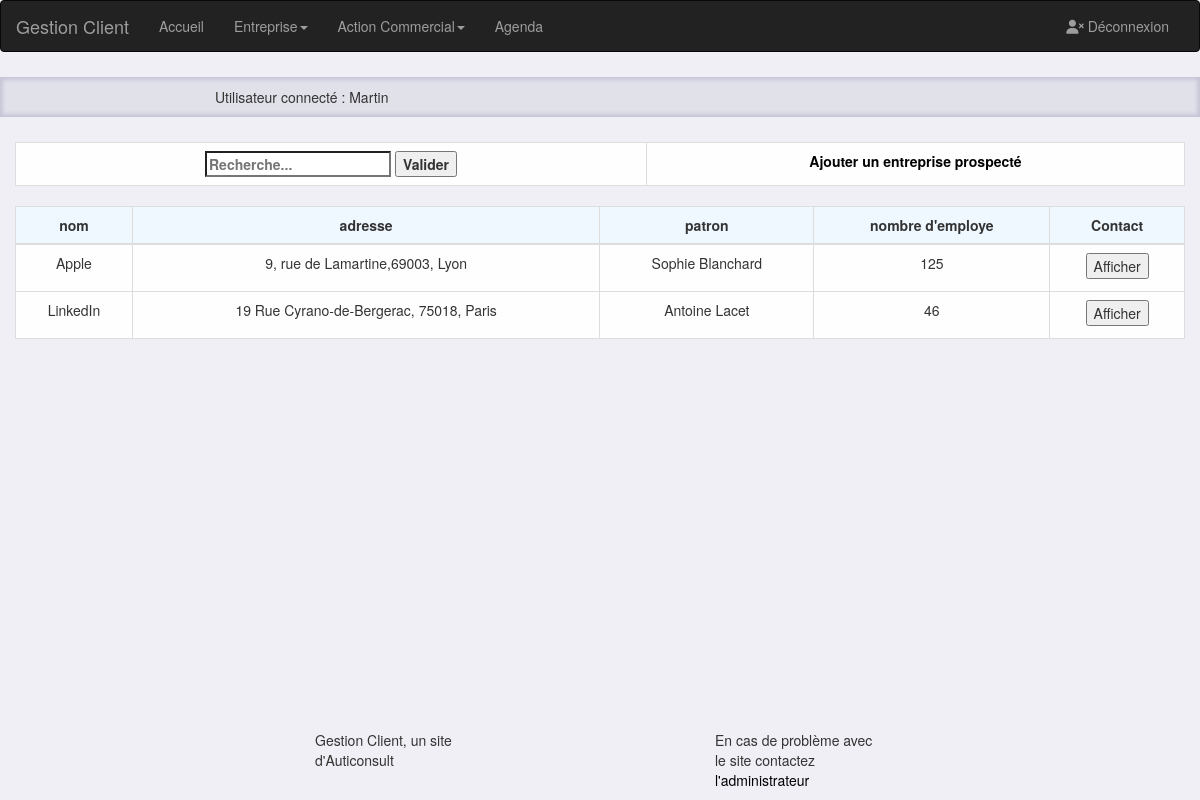
Page /index.php?prospect (signed in) on the committed database.
### tables this page shows
CREATE TABLE IF NOT EXISTS `tb_entreprise` (
  `ntr_id` int(11) NOT NULL AUTO_INCREMENT,
  `nom` varchar(20) NOT NULL,
  `ntr_adress` text NOT NULL,
  `ntr_boss` varchar(200) NOT NULL,
  `ntr_nbEmploye` int(11) NOT NULL,
  `ntr_client` tinyint(1) NOT NULL,
  `ntr_mpl_id` int(11) NOT NULL,
  PRIMARY KEY (`ntr_id`)
);

### controleur/prospect.inc.php (called while the page is built, shortened)
<?php
    include_once ("modele/prospect.lib.php");
    $prospect = selectionProspect();
    include_once ("vue/navbar.inc.php");
    include_once ("vue/prospect.inc.php");
    include_once ("vue/footer.inc.php");
?>

### modele/prospect.lib.php (called while the page is built, shortened)
<?php
    function selectionProspect(){
        global $pdo;
        $idlog = $_SESSION['id'];
        $req = $pdo -> prepare('Select * from tb_entreprise where ntr_client = 0 and ntr_mpl_id = '.$idlog.' order by nom asc  ');
        $req->execute(array($_SESSION['login']));
        if(isset($_POST['q']) AND !empty($_POST['q'])) {
            $q = htmlspecialchars($_POST['q']);
            $prospect = $pdo->query('Select * FROM tb_entreprise where ntr_client = 0 AND nom LIKE "%'.$q.'%" and ntr_mpl_id = '.$idlog.'  ORDER BY nom ASC');
            return $prospect;
        }if(isset($_POST['entreprise']) AND !empty($_POST['entreprise'])) {
            $q = htmlspecialchars($_POST['entreprise']);
            $client = $pdo->query('Select * FROM tb_entreprise where ntr_client = 0 AND ntr_id LIKE "%'.$q.'%" and ntr_mpl_id = '.$idlog.'  ORDER BY nom ASC');
            return $client;
        }
        else{
            $prospect = $req->fetchAll();
            return $prospect;
        }
    }
?>

### vue/prospect.inc.php (the view, shortened to what this page needs)
<div class="container">
    <div class="row">
        <div class="table-responsive">
            <table class="table table-hover table-bordered table-color">
                <form action="index.php?prospect" method="post">
                    <tr>
                        <th scope="col">
                           <input type="search" name="q" placeholder="Recherche..." />
                            <input type="submit" value="Valider" />
                        </th>
                        <th scope="col">
                            <a href="index.php?ajoutclient">Ajouter un entreprise prospecté</a>
                        </th>
                    </tr>
                </form>
            </table>
        </div>
    </div>
</div>
<div class="container">
    <div class="row">
        <div class="table-responsive">
            <table class="table table-hover table-bordered table-color">
               <thead>
                    <tr bgcolor="#f0f8ff">
                        <th>nom</th>
                        <th scope="col">adresse</th>
                        <th align="center">patron</th>
                        <th align="center">nombre d'employe</th>
                        <th align="center">Contact</th>
                    </tr>
                </thead>
                <tbody>
                    <?php
                    foreach ($prospect as $prospect){
                        if (isset($prospect->nsc_frm_id)){
                        }
                        else {
                            ?><form  action="index.php?prospect" method="post">
                            <tr>
                                <td align="center">
                                    <p><?php echo $prospect->nom; ?></p>
                                </td>
                                <td align="center">
                                    <p><?php echo $prospect->ntr_adress; ?></p>
                                </td>
                                <td align="center">
                                    <p> <?php echo $prospect->ntr_boss; ?> </p>
                                </td>
                                <td align="center">
                                    <p> <?php echo $prospect->ntr_nbEmploye; ?> </p>
                                </td>
                                <td align="center">
                                        <button type="submit" value="<?php echo $prospect->ntr_id;?>" name="entreprise" >Afficher</button>
                                </form>
                            <?php
                        }
                    }
                    ?>
                </tbody>
            </table>
        </div>
    </div>
</div>

### inc/css/style.css (style rules this page uses)
body { background-color: #efeff5; }
.table-color { background-color: #fefefe; }
a { text-decoration: none; color: #000000; }
button { text-decoration: none; }
form { margin: 0 auto; width: 400px; }
th { text-align: center; }

### rows in the picture
tb_entreprise: nom "Apple", ntr_adress "9, rue de Lamartine,69003, Lyon", ntr_boss "Sophie Blanchard", ntr_nbEmploye "125", $prospect->ntr_id 2 (drawn)
tb_entreprise: nom "LinkedIn", ntr_adress "19 Rue Cyrano-de-Bergerac, 75018, Paris", ntr_boss "Antoine Lacet", ntr_nbEmploye "46", $prospect->ntr_id 4 (drawn)

### other values in the picture
$_SESSION['nom'] "Martin"
